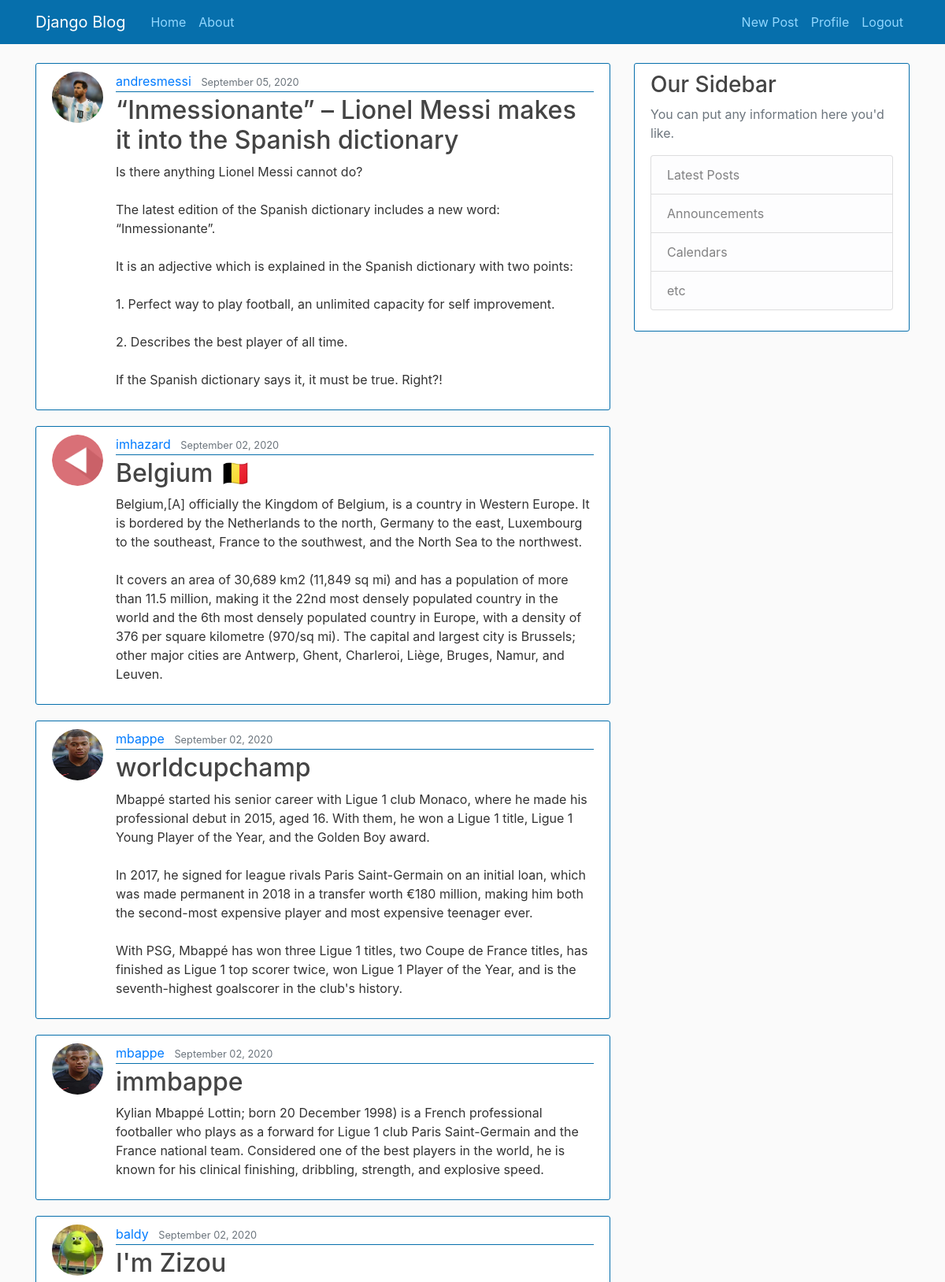
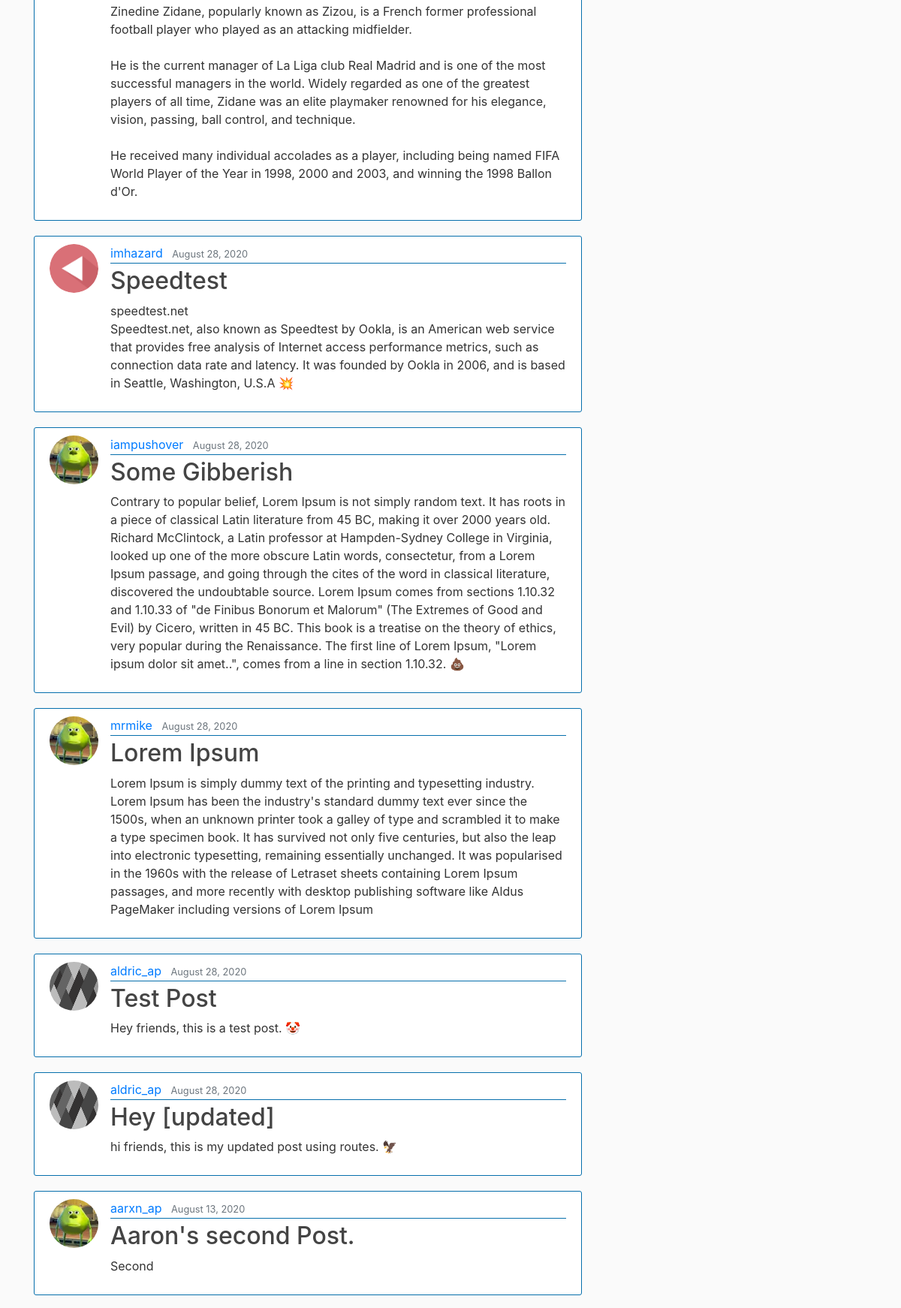
The page / (signed in, upper part) on the database its author committed (2 pictures, top to bottom).
### blog/models.py (models this page shows, shortened)
class Post(models.Model):  # creating the following attributes.
    title = models.CharField(max_length=100)
    content = models.TextField()
    date_posted = models.DateTimeField(default=timezone.now)
    author = models.ForeignKey(User, on_delete=models.CASCADE, null=True)

### users/models.py (models this page shows, shortened)
class Profile(models.Model):
    user = models.OneToOneField(User, on_delete=models.CASCADE)
    image = models.ImageField(default='default.jpg', upload_to='profile_pics')

### blog/views.py (the view)
# urls.py: path('', PostListView.as_view(), name='blog-home'),
class PostListView(ListView):
    model = Post
    template_name = 'blog/home.html'
    context_object_name = 'posts'
    ordering = ['-date_posted']

### blog/templates/blog/home.html
{%extends "blog/base.html"%} {%block content%}
{% for post in posts %}
<article class="media content-section">
  <img
    class="rounded-circle article-img"
    src="{{post.author.profile.image.url}}"
  />
  <div class="media-body">
    <div class="article-metadata">
      <a class="mr-2" href="#">{{ post.author }}</a>
      <small class="text-muted">{{ post.date_posted|date:"F d, Y" }}</small>
    </div>
    <h2>
      <a class="article-title" href="{%url 'post-detail' post.id%}"
        >{{ post.title }}</a
      >
    </h2>
    <p class="article-content">{{ post.content }}</p>
  </div>
</article>
{% endfor %} {% endblock content%}

### blog/static/blog/main.css (style rules this page uses)
body { background: #fafafa; color: #333333; margin-top: 5rem; }
h1, h2, h3, h4, h5, h6 { color: #444444; }
.content-section { background: #ffffff; padding: 10px 20px; border: 1px solid #066fac; border-radius: 3px; margin-bottom: 20px; }
.article-title { color: #444444; }
.article-content { white-space: pre-line; }
.article-img { height: 65px; width: 65px; margin-right: 16px; }
.article-metadata { padding-bottom: 1px; margin-bottom: 4px; border-bottom: 1px solid #066fac; }

### rows shown on the page
Post: author.profile.image (picture), author "andresmessi", date_posted "September 05, 2020", title "“Inmessionante” – Lionel Messi makes it into the Spanish dictionary", content "Is there anything Lionel Messi cannot do? The latest edition of the Spanish dictionary includes a new word: “Inmessionante”. It is an adjective which is explained in the Spanish dictionary with two points: 1. Perfect way to play football, an unlimited capacity for self improvement. 2. Describes the best player of all time. If the Spanish dictionary says it, it must be true. Right?!"
Post: author.profile.image (picture), author "imhazard", date_posted "September 02, 2020", title "Belgium 🇧🇪", content "Belgium,[A] officially the Kingdom of Belgium, is a country in Western Europe. It is bordered by the Netherlands to the north, Germany to the east, Luxembourg to the southeast, France to the southwest, and the North Sea to the northwest. It covers an area of 30,689 km2 (11,849 sq mi) and has a population of more than 11.5 million, making it the 22nd most densely populated country in the world and the 6th most densely populated country in Europe, with a density of 376 per square kilometre (970/sq mi). The capital and largest city is Brussels; other major cities are Antwerp, Ghent, Charleroi, Liège, Bruges, Namur, and Leuven."
Post: author.profile.image (picture), author "mbappe", date_posted "September 02, 2020", title "worldcupchamp", content "Mbappé started his senior career with Ligue 1 club Monaco, where he made his professional debut in 2015, aged 16. With them, he won a Ligue 1 title, Ligue 1 Young Player of the Year, and the Golden Boy award. In 2017, he signed for league rivals Paris Saint-Germain on an initial loan, which was made permanent in 2018 in a transfer worth €180 million, making him both the second-most expensive player and most expensive teenager ever. With PSG, Mbappé has won three Ligue 1 titles, two Coupe de France titles, has finished as Ligue 1 top scorer twice, won Ligue 1 Player of the Year, and is the seventh-highest goalscorer in the club's history."
Post: author.profile.image (picture), author "mbappe", date_posted "September 02, 2020", title "immbappe", content "Kylian Mbappé Lottin; born 20 December 1998) is a French professional footballer who plays as a forward for Ligue 1 club Paris Saint-Germain and the France national team. Considered one of the best players in the world, he is known for his clinical finishing, dribbling, strength, and explosive speed."
Post: author.profile.image (placeholder picture), author "baldy", date_posted "September 02, 2020", title "I'm Zizou", content "Zinedine Zidane, popularly known as Zizou, is a French former professional football player who played as an attacking midfielder. He is the current manager of La Liga club Real Madrid and is one of the most successful managers in the world. Widely regarded as one of the greatest players of all time, Zidane was an elite playmaker renowned for his elegance, vision, passing, ball control, and technique. He received many individual accolades as a player, including being named FIFA World Player of the Year in 1998, 2000 and 2003, and winning the 1998 Ballon d'Or."
Post: author.profile.image (picture), author "imhazard", date_posted "August 28, 2020", title "Speedtest", content "speedtest.net Speedtest.net, also known as Speedtest by Ookla, is an American web service that provides free analysis of Internet access performance metrics, such as connection data rate and latency. It was founded by Ookla in 2006, and is based in Seattle, Washington, U.S.A 💥"
Post: author.profile.image (placeholder picture), author "iampushover", date_posted "August 28, 2020", title "Some Gibberish", content "Contrary to popular belief, Lorem Ipsum is not simply random text. It has roots in a piece of classical Latin literature from 45 BC, making it over 2000 years old. Richard McClintock, a Latin professor at Hampden-Sydney College in Virginia, looked up one of the more obscure Latin words, consectetur, from a Lorem Ipsum passage, and going through the cites of the word in classical literature, discovered the undoubtable source. Lorem Ipsum comes from sections 1.10.32 and 1.10.33 of \"de Finibus Bonorum et Malorum\" (The Extremes of Good and Evil) by Cicero, written in 45 BC. This book is a treatise on the theory of ethics, very popular during the Renaissance. The first line of Lorem Ipsum,…"
Post: author.profile.image (picture), author "mrmike", date_posted "August 28, 2020", title "Lorem Ipsum", content "Lorem Ipsum is simply dummy text of the printing and typesetting industry. Lorem Ipsum has been the industry's standard dummy text ever since the 1500s, when an unknown printer took a galley of type and scrambled it to make a type specimen book. It has survived not only five centuries, but also the leap into electronic typesetting, remaining essentially unchanged. It was popularised in the 1960s with the release of Letraset sheets containing Lorem Ipsum passages, and more recently with desktop publishing software like Aldus PageMaker including versions of Lorem Ipsum"
Post: author.profile.image (picture), author "aldric_ap", date_posted "August 28, 2020", title "Test Post", content "Hey friends, this is a test post. 🤡"
Post: author.profile.image (picture), author "aldric_ap", date_posted "August 28, 2020", title "Hey [updated]", content "hi friends, this is my updated post using routes. 🦅"
Post: author.profile.image (placeholder picture), author "aarxn_ap", date_posted "August 13, 2020", title "Aaron's second Post.", content "Second"
